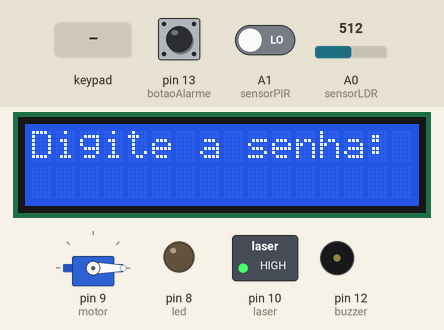
Recording of a sketch running on a simulated Arduino Uno, built with avr-gcc and run on an emulated ATmega328P. Shown: servo, 16×2 character LCD, switched loads named in the sketch (green lamp = pin HIGH), output pins drawn as LEDs (lit = HIGH), buzzer (waves = sounding). Wiring (inferred from the names in the program): 4×4 keypad with keys 1 2 3 X 4 5 6 A 7 8 9 B * 0 # C: rows pin 2, pin 3, pin 4, pin 5; columns pin 6, pin 7, A2, A3. Inputs (shaded band) come from the test bench; at power-on: A0 (sensorLDR) = 512, pin 13 (botaoAlarme) HIGH, A1 (sensorPIR) LOW. Pins used as bus, display or sensor lines are not drawn; what the sketch prints to the serial monitor is not drawn.

Above: at 1.3 s.
1.4 s: keypad keys 2 0 2 6 pressed 0.4 s apart
At 3.4 s:
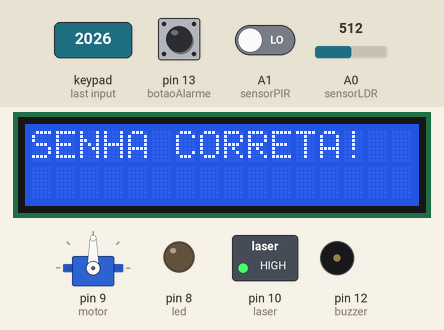
4.5 s: A0 (sensorLDR) set to 488
At 5.2 s:
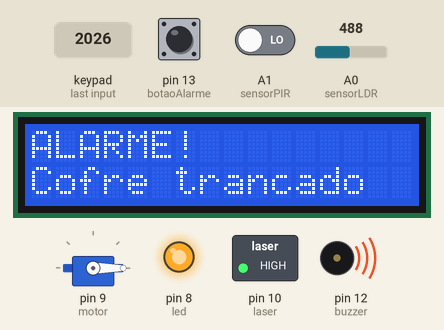
6.2 s: pin 13 (botaoAlarme) pulled LOW for 0.15 s
At 7.1 s:
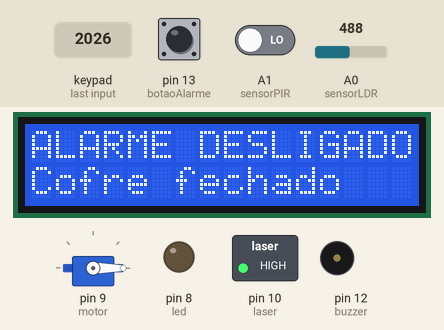
8.8 s: keypad keys 2 3 4 5 # pressed 0.4 s apart
At 11.3 s:
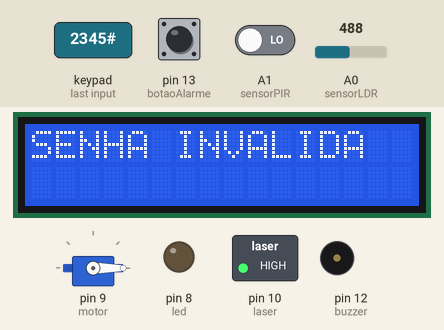
12.3 s: keypad keys 2 0 2 6 * pressed 0.4 s apart
At 13.33 s:
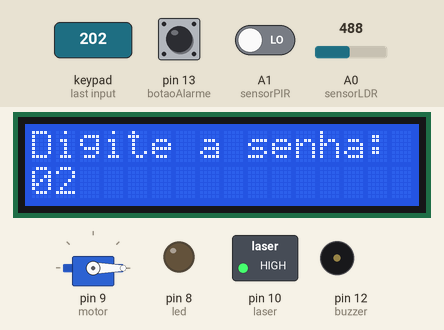
15.8 s: key '1' pressed
At 16.9 s:
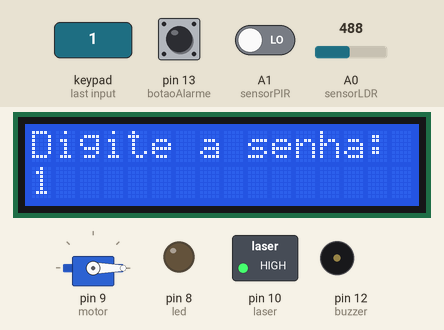
Timing chart, 0 to 18.3 s (numbered marks = the images above; inputs shaded):
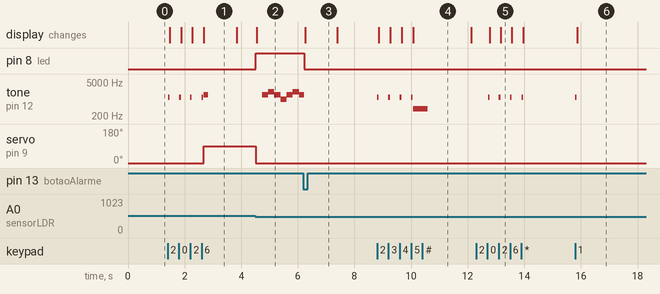

Measured:
- the behaviour switches between 500 and 499 on A0 (sensorLDR) (found by bisection; images 1 and 2)
- after the input at 1.4 s, tone on pin 12 (buzzer): plays 1200 Hz for 0.06 s, 1200 Hz for 0.06 s, 1200 Hz for 0.06 s, 1200 Hz for 0.06 s, 1500 Hz for 0.15 s, starting at once; servo on pin 9 (motor): 0° → 90° after 1.3 s; the display: first changes after 0.08 s (image 1 shows a later state)
- after the input at 4.5 s, pin 8 (led): LOW → HIGH at once; tone on pin 12 (buzzer): plays 1500 Hz for 0.22 s, 2000 Hz for 0.22 s, 1500 Hz for 0.22 s, 1000 Hz for 0.22 s, 1500 Hz for 0.22 s, 2000 Hz for 0.22 s … (7 notes in this stretch), starting after 0.24 s; servo on pin 9 (motor): 90° → 0° at once; the display: changes after 0.05 s (image 2)
- after the input at 6.2 s, pin 8 (led): HIGH → LOW at once; the display: changes after 0.06 s (image 3)
- after the input at 8.8 s, tone on pin 12 (buzzer): plays 1200 Hz for 0.06 s, 1200 Hz for 0.06 s, 1200 Hz for 0.06 s, 1200 Hz for 0.06 s, 400 Hz for 0.50 s, starting at once; the display: first changes after 0.06 s (image 4 shows a later state)
- after the input at 12.3 s, tone on pin 12 (buzzer): alternates 1200 Hz for 0.06 s and silent for 0.34 s, 8 changes in all, then stays silent, starting after 0.42 s; the display: first changes after 0.48 s (image 5 shows a later state)
- after the input at 15.8 s, tone on pin 12 (buzzer): silent → 1200 Hz at once, → silent 0.06 s later; the display: changes after 0.06 s (image 6)

The sketch:

sa1__1_.ino
```cpp
#include <Wire.h>
#include <hd44780.h>
#include <hd44780ioClass/hd44780_I2Cexp.h>
#include <Servo.h>
#include <string.h>

// COMPONENTES
const int buzzer = 12;
const int motor = 9;
const int led = 8;
const int sensorLDR = A0;
const int botaoAlarme = 13;
const int sensorPIR = A1;
const int laser = 10;

// SERVO
Servo servo;
const int servoFechado = 0;
const int servoAberto = 90;

// SENSOR LDR
const int limite = 500;
bool sensorAguardandoLiberacao = false;

// PIR
unsigned long inicioSistema;
const unsigned long tempoEstabilizacao = 30000;

// LCD I2C
hd44780_I2Cexp lcd;

// TECLADO
const byte linhas = 4;
const byte colunas = 4;

char teclas[4][4] = {
  {'1','2','3','X'},
  {'4','5','6','X'},
  {'7','8','9','X'},
  {'*','0','#','X'}
};

byte pinosLinhas[4] = {2, 3, 4, 5};
byte pinosColunas[4] = {6, 7, A2, A3};

// SENHA
char senha[5];
int posicao = 0;
int tentativasErradas = 0;

// ESTADOS
bool cofreAberto = false;
bool invasao = false;
bool alarmeAtivo = false;

unsigned long tempoAlarme = 0;
int etapaAlarme = 0;

// LIMPAR SENHA
void limparBufferSenha() {
  posicao = 0;

  for (int i = 0; i < 5; i++) {
    senha[i] = '\0';
  }
}

// TELA INICIAL
void mostrarTelaInicial() {
  lcd.clear();
  lcd.setCursor(0, 0);
  lcd.print("Digite a senha:");

  limparBufferSenha();

  lcd.setCursor(0, 1);
  lcd.print("                ");
  lcd.setCursor(0, 1);
}

// APAGAR SENHA
void apagarSenha() {
  limparBufferSenha();

  lcd.setCursor(0, 1);
  lcd.print("                ");
  lcd.setCursor(0, 1);
}

// SOM DA TECLA
void bipTecla() {
  tone(buzzer, 1200);
  delay(60);
  noTone(buzzer);
}

// SOM DO ALARME
void tocarAlarme() {
  unsigned long agora = millis();

  if (agora - tempoAlarme >= 200) {
    tempoAlarme = agora;
    etapaAlarme++;

    if (etapaAlarme > 3) {
      etapaAlarme = 0;
    }

    if (etapaAlarme == 0) tone(buzzer, 1000);
    if (etapaAlarme == 1) tone(buzzer, 1500);
    if (etapaAlarme == 2) tone(buzzer, 2000);
    if (etapaAlarme == 3) tone(buzzer, 1500);
  }
}

// DISPARAR ALARME
void dispararAlarme() {
  if (alarmeAtivo) return;

  alarmeAtivo = true;
  invasao = true;

  servo.write(servoFechado);
  cofreAberto = false;

  digitalWrite(led, HIGH);

  tempoAlarme = millis();
  etapaAlarme = 0;

  limparBufferSenha();

  lcd.clear();
  lcd.setCursor(0, 0);
  lcd.print("ALARME!");

  lcd.setCursor(0, 1);
  lcd.print("Cofre trancado");
}

// VERIFICAR SENHA
void verificarSenha() {
  senha[4] = '\0';

  if (strcmp(senha, "2026") == 0) {
    tentativasErradas = 0;

    lcd.clear();
    lcd.setCursor(0, 0);
    lcd.print("SENHA CORRETA!");

    servo.write(servoAberto);
    cofreAberto = true;

    digitalWrite(led, LOW);

    tone(buzzer, 1500);
    delay(150);
    noTone(buzzer);

    delay(1000);

    lcd.clear();
    lcd.setCursor(0, 0);
    lcd.print("Cofre aberto!");

  } else {
    tentativasErradas++;

    lcd.clear();
    lcd.setCursor(0, 0);
    lcd.print("SENHA INVALIDA");

    tone(buzzer, 400);
    delay(500);
    noTone(buzzer);

    delay(1500);

    if (tentativasErradas >= 3) {
      dispararAlarme();
    } else {
      mostrarTelaInicial();
    }
  }
}

// VERIFICAR LASER E PIR
void verificarSensores() {
  int valorLDR = analogRead(sensorLDR);

  bool laserInterrompido = valorLDR < limite;

  bool pirEstabilizado =
    millis() - inicioSistema >= tempoEstabilizacao;

  bool movimentoDetectado =
    pirEstabilizado && digitalRead(sensorPIR) == HIGH;

  bool sensorAtivo =
    laserInterrompido || movimentoDetectado;

  Serial.print("LDR: ");
  Serial.print(valorLDR);
  Serial.print(" | PIR: ");
  Serial.println(digitalRead(sensorPIR));

  if (sensorAguardandoLiberacao) {
    if (!sensorAtivo) {
      sensorAguardandoLiberacao = false;
    } else {
      return;
    }
  }

  if (sensorAtivo && !invasao && !alarmeAtivo) {
    dispararAlarme();
  }
}

// BOTÃO PARA DESLIGAR ALARME
void verificarBotao() {
  if (digitalRead(botaoAlarme) == LOW) {
    delay(30);

    if (digitalRead(botaoAlarme) == LOW) {
      alarmeAtivo = false;

      noTone(buzzer);

      servo.write(servoFechado);
      cofreAberto = false;

      digitalWrite(led, LOW);

      invasao = false;
      tentativasErradas = 0;

      bool laserAtivo = analogRead(sensorLDR) < limite;

      bool pirAtivo =
        millis() - inicioSistema >= tempoEstabilizacao &&
        digitalRead(sensorPIR) == HIGH;

      sensorAguardandoLiberacao = laserAtivo || pirAtivo;

      lcd.clear();
      lcd.setCursor(0, 0);
      lcd.print("ALARME DESLIGADO");

      lcd.setCursor(0, 1);
      lcd.print("Cofre fechado");

      while (digitalRead(botaoAlarme) == LOW) {
        delay(10);
      }

      delay(1000);
      mostrarTelaInicial();
    }
  }
}

// LER TECLADO
char lerTeclado() {
  for (int l = 0; l < linhas; l++) {
    digitalWrite(pinosLinhas[l], LOW);

    for (int c = 0; c < colunas; c++) {
      if (digitalRead(pinosColunas[c]) == LOW) {
        char tecla = teclas[l][c];

        digitalWrite(pinosLinhas[l], HIGH);

        return tecla;
      }
    }

    digitalWrite(pinosLinhas[l], HIGH);
  }

  return '\0';
}

// CONFIGURAÇÕES INICIAIS
void setup() {
  Serial.begin(9600);
  Wire.begin();

  pinMode(buzzer, OUTPUT);
  pinMode(led, OUTPUT);

  pinMode(sensorLDR, INPUT);
  pinMode(botaoAlarme, INPUT_PULLUP);
  pinMode(sensorPIR, INPUT);

  pinMode(laser, OUTPUT);
  digitalWrite(laser, HIGH);

  servo.attach(motor);
  servo.write(servoFechado);

  digitalWrite(led, LOW);
  noTone(buzzer);

  for (int i = 0; i < linhas; i++) {
    pinMode(pinosLinhas[i], OUTPUT);
    digitalWrite(pinosLinhas[i], HIGH);
  }

  for (int i = 0; i < colunas; i++) {
    pinMode(pinosColunas[i], INPUT_PULLUP);
  }

  int statusLCD = lcd.begin(16, 2);

  if (statusLCD != 0) {
    Serial.print("Erro ao iniciar LCD: ");
    Serial.println(statusLCD);

    while (true) {
    }
  }

  lcd.backlight();
  lcd.clear();

  inicioSistema = millis();

  mostrarTelaInicial();
}

// PROGRAMA PRINCIPAL
void loop() {
  verificarSensores();
  verificarBotao();

  if (alarmeAtivo) {
    tocarAlarme();
    return;
  }

  if (invasao) return;

  char tecla = lerTeclado();

  if (tecla != '\0' && tecla != 'X') {
    bipTecla();

    if (tecla >= '0' && tecla <= '9') {
      if (posicao < 4) {
        senha[posicao] = tecla;

        lcd.setCursor(posicao, 1);
        lcd.print(tecla);

        posicao++;

        if (posicao == 4) {
          verificarSenha();
        }
      }
    }

    if (tecla == '*') {
      apagarSenha();
    }

    if (tecla == '#') {
      // Reservado
    }

    delay(150);

    while (lerTeclado() != '\0') {
      delay(20);
    }
  }
}
```
